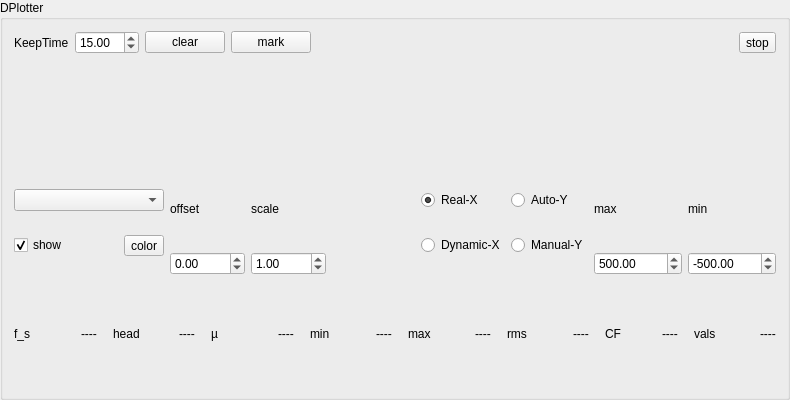
<?xml version="1.0" encoding="UTF-8"?>
<ui version="4.0">
 <class>GroupBox_DPlotter</class>
 <widget class="QGroupBox" name="GroupBox_DPlotter">
  <property name="geometry">
   <rect>
    <x>0</x>
    <y>0</y>
    <width>790</width>
    <height>400</height>
   </rect>
  </property>
  <property name="minimumSize">
   <size>
    <width>790</width>
    <height>400</height>
   </size>
  </property>
  <property name="windowTitle">
   <string>GroupBox</string>
  </property>
  <property name="title">
   <string>DPlotter</string>
  </property>
  <layout class="QHBoxLayout" name="horizontalLayout_2">
   <item>
    <layout class="QGridLayout" name="gridLayout">
     <item row="3" column="0">
      <layout class="QVBoxLayout" name="verticalLayout_7">
       <item>
        <layout class="QHBoxLayout" name="horizontalLayout_13">
         <item>
          <layout class="QVBoxLayout" name="verticalLayout_10">
           <item>
            <widget class="QComboBox" name="comboBox_curveNames">
             <property name="minimumSize">
              <size>
               <width>150</width>
               <height>0</height>
              </size>
             </property>
            </widget>
           </item>
           <item>
            <layout class="QHBoxLayout" name="horizontalLayout_16">
             <item>
              <widget class="QCheckBox" name="checkBox_showCurve">
               <property name="text">
                <string>show</string>
               </property>
               <property name="checked">
                <bool>true</bool>
               </property>
              </widget>
             </item>
             <item>
              <widget class="QToolButton" name="toolButton_selectColor">
               <property name="text">
                <string>color</string>
               </property>
              </widget>
             </item>
            </layout>
           </item>
          </layout>
         </item>
         <item>
          <layout class="QHBoxLayout" name="horizontalLayout_10">
           <item>
            <layout class="QVBoxLayout" name="verticalLayout_2">
             <item>
              <widget class="QLabel" name="label_3">
               <property name="text">
                <string>offset</string>
               </property>
              </widget>
             </item>
             <item>
              <widget class="QDoubleSpinBox" name="doubleSpinBox_curveOffset">
               <property name="minimum">
                <double>-9999.000000000000000</double>
               </property>
               <property name="maximum">
                <double>9999.000000000000000</double>
               </property>
              </widget>
             </item>
            </layout>
           </item>
           <item>
            <layout class="QVBoxLayout" name="verticalLayout_3">
             <item>
              <widget class="QLabel" name="label_4">
               <property name="text">
                <string>scale</string>
               </property>
              </widget>
             </item>
             <item>
              <widget class="QDoubleSpinBox" name="doubleSpinBox_curveScale">
               <property name="minimum">
                <double>-9999.000000000000000</double>
               </property>
               <property name="maximum">
                <double>9999.000000000000000</double>
               </property>
               <property name="value">
                <double>1.000000000000000</double>
               </property>
              </widget>
             </item>
            </layout>
           </item>
          </layout>
         </item>
         <item>
          <spacer name="horizontalSpacer_11">
           <property name="orientation">
            <enum>Qt::Horizontal</enum>
           </property>
           <property name="sizeHint" stdset="0">
            <size>
             <width>10</width>
             <height>20</height>
            </size>
           </property>
          </spacer>
         </item>
         <item>
          <layout class="QHBoxLayout" name="horizontalLayout_12">
           <item>
            <layout class="QVBoxLayout" name="verticalLayout_9">
             <item>
              <widget class="QRadioButton" name="radioButton_realPlotXScale">
               <property name="text">
                <string>Real-X</string>
               </property>
               <property name="checked">
                <bool>true</bool>
               </property>
              </widget>
             </item>
             <item>
              <widget class="QRadioButton" name="radioButton_dynPlotXScale">
               <property name="text">
                <string>Dynamic-X</string>
               </property>
              </widget>
             </item>
            </layout>
           </item>
           <item>
            <layout class="QVBoxLayout" name="verticalLayout_6">
             <item>
              <widget class="QRadioButton" name="radioButton_autoPlotYScale">
               <property name="text">
                <string>Auto-Y</string>
               </property>
               <property name="checked">
                <bool>false</bool>
               </property>
              </widget>
             </item>
             <item>
              <widget class="QRadioButton" name="radioButton_manualPlotYScale">
               <property name="text">
                <string>Manual-Y</string>
               </property>
              </widget>
             </item>
            </layout>
           </item>
           <item>
            <layout class="QVBoxLayout" name="verticalLayout_5">
             <item>
              <widget class="QLabel" name="label_7">
               <property name="text">
                <string>max</string>
               </property>
              </widget>
             </item>
             <item>
              <widget class="QDoubleSpinBox" name="doubleSpinBox_maxPlotScale">
               <property name="minimum">
                <double>-1000000.000000000000000</double>
               </property>
               <property name="maximum">
                <double>1000000.000000000000000</double>
               </property>
               <property name="value">
                <double>500.000000000000000</double>
               </property>
              </widget>
             </item>
            </layout>
           </item>
           <item>
            <layout class="QVBoxLayout" name="verticalLayout_4">
             <item>
              <widget class="QLabel" name="label_6">
               <property name="text">
                <string>min</string>
               </property>
              </widget>
             </item>
             <item>
              <widget class="QDoubleSpinBox" name="doubleSpinBox_minPlotScale">
               <property name="minimum">
                <double>-1000000.000000000000000</double>
               </property>
               <property name="maximum">
                <double>1000000.000000000000000</double>
               </property>
               <property name="value">
                <double>-500.000000000000000</double>
               </property>
              </widget>
             </item>
            </layout>
           </item>
          </layout>
         </item>
        </layout>
       </item>
      </layout>
     </item>
     <item row="4" column="0">
      <layout class="QHBoxLayout" name="horizontalLayout_15">
       <item>
        <layout class="QHBoxLayout" name="horizontalLayout_9">
         <item>
          <widget class="QLabel" name="label_12">
           <property name="text">
            <string>f_s</string>
           </property>
          </widget>
         </item>
         <item>
          <spacer name="horizontalSpacer_9">
           <property name="orientation">
            <enum>Qt::Horizontal</enum>
           </property>
           <property name="sizeHint" stdset="0">
            <size>
             <width>0</width>
             <height>20</height>
            </size>
           </property>
          </spacer>
         </item>
         <item>
          <widget class="QLabel" name="label_fsample">
           <property name="text">
            <string>----</string>
           </property>
          </widget>
         </item>
        </layout>
       </item>
       <item>
        <spacer name="horizontalSpacer_2">
         <property name="orientation">
          <enum>Qt::Horizontal</enum>
         </property>
         <property name="sizeType">
          <enum>QSizePolicy::Fixed</enum>
         </property>
         <property name="sizeHint" stdset="0">
          <size>
           <width>10</width>
           <height>20</height>
          </size>
         </property>
        </spacer>
       </item>
       <item>
        <layout class="QHBoxLayout" name="horizontalLayout_7">
         <item>
          <widget class="QLabel" name="label_13">
           <property name="text">
            <string>head</string>
           </property>
          </widget>
         </item>
         <item>
          <spacer name="horizontalSpacer_7">
           <property name="orientation">
            <enum>Qt::Horizontal</enum>
           </property>
           <property name="sizeHint" stdset="0">
            <size>
             <width>0</width>
             <height>20</height>
            </size>
           </property>
          </spacer>
         </item>
         <item>
          <widget class="QLabel" name="label_head">
           <property name="minimumSize">
            <size>
             <width>0</width>
             <height>0</height>
            </size>
           </property>
           <property name="text">
            <string>----</string>
           </property>
          </widget>
         </item>
        </layout>
       </item>
       <item>
        <spacer name="horizontalSpacer_12">
         <property name="orientation">
          <enum>Qt::Horizontal</enum>
         </property>
         <property name="sizeType">
          <enum>QSizePolicy::Fixed</enum>
         </property>
         <property name="sizeHint" stdset="0">
          <size>
           <width>10</width>
           <height>20</height>
          </size>
         </property>
        </spacer>
       </item>
       <item>
        <layout class="QHBoxLayout" name="horizontalLayout_6">
         <item>
          <widget class="QLabel" name="label_5">
           <property name="text">
            <string>µ</string>
           </property>
          </widget>
         </item>
         <item>
          <spacer name="horizontalSpacer_6">
           <property name="orientation">
            <enum>Qt::Horizontal</enum>
           </property>
           <property name="sizeHint" stdset="0">
            <size>
             <width>0</width>
             <height>20</height>
            </size>
           </property>
          </spacer>
         </item>
         <item>
          <widget class="QLabel" name="label_mean">
           <property name="text">
            <string>----</string>
           </property>
          </widget>
         </item>
        </layout>
       </item>
       <item>
        <spacer name="horizontalSpacer_13">
         <property name="orientation">
          <enum>Qt::Horizontal</enum>
         </property>
         <property name="sizeType">
          <enum>QSizePolicy::Fixed</enum>
         </property>
         <property name="sizeHint" stdset="0">
          <size>
           <width>10</width>
           <height>20</height>
          </size>
         </property>
        </spacer>
       </item>
       <item>
        <layout class="QHBoxLayout" name="horizontalLayout_4">
         <item>
          <widget class="QLabel" name="label_8">
           <property name="text">
            <string>min</string>
           </property>
          </widget>
         </item>
         <item>
          <spacer name="horizontalSpacer_4">
           <property name="orientation">
            <enum>Qt::Horizontal</enum>
           </property>
           <property name="sizeHint" stdset="0">
            <size>
             <width>0</width>
             <height>20</height>
            </size>
           </property>
          </spacer>
         </item>
         <item>
          <widget class="QLabel" name="label_min">
           <property name="text">
            <string>----</string>
           </property>
          </widget>
         </item>
        </layout>
       </item>
       <item>
        <spacer name="horizontalSpacer_14">
         <property name="orientation">
          <enum>Qt::Horizontal</enum>
         </property>
         <property name="sizeType">
          <enum>QSizePolicy::Fixed</enum>
         </property>
         <property name="sizeHint" stdset="0">
          <size>
           <width>10</width>
           <height>20</height>
          </size>
         </property>
        </spacer>
       </item>
       <item>
        <layout class="QHBoxLayout" name="horizontalLayout_3">
         <item>
          <widget class="QLabel" name="label_10">
           <property name="text">
            <string>max</string>
           </property>
          </widget>
         </item>
         <item>
          <spacer name="horizontalSpacer_3">
           <property name="orientation">
            <enum>Qt::Horizontal</enum>
           </property>
           <property name="sizeHint" stdset="0">
            <size>
             <width>0</width>
             <height>20</height>
            </size>
           </property>
          </spacer>
         </item>
         <item>
          <widget class="QLabel" name="label_max">
           <property name="text">
            <string>----</string>
           </property>
          </widget>
         </item>
        </layout>
       </item>
       <item>
        <spacer name="horizontalSpacer_15">
         <property name="orientation">
          <enum>Qt::Horizontal</enum>
         </property>
         <property name="sizeType">
          <enum>QSizePolicy::Fixed</enum>
         </property>
         <property name="sizeHint" stdset="0">
          <size>
           <width>10</width>
           <height>20</height>
          </size>
         </property>
        </spacer>
       </item>
       <item>
        <layout class="QHBoxLayout" name="horizontalLayout_5">
         <item>
          <widget class="QLabel" name="label_14">
           <property name="text">
            <string>rms</string>
           </property>
          </widget>
         </item>
         <item>
          <spacer name="horizontalSpacer_5">
           <property name="orientation">
            <enum>Qt::Horizontal</enum>
           </property>
           <property name="sizeHint" stdset="0">
            <size>
             <width>0</width>
             <height>20</height>
            </size>
           </property>
          </spacer>
         </item>
         <item>
          <widget class="QLabel" name="label_rms">
           <property name="text">
            <string>----</string>
           </property>
          </widget>
         </item>
        </layout>
       </item>
       <item>
        <layout class="QHBoxLayout" name="horizontalLayout">
         <item>
          <spacer name="horizontalSpacer_16">
           <property name="orientation">
            <enum>Qt::Horizontal</enum>
           </property>
           <property name="sizeType">
            <enum>QSizePolicy::Fixed</enum>
           </property>
           <property name="sizeHint" stdset="0">
            <size>
             <width>10</width>
             <height>20</height>
            </size>
           </property>
          </spacer>
         </item>
         <item>
          <widget class="QLabel" name="label_15">
           <property name="text">
            <string>CF</string>
           </property>
          </widget>
         </item>
         <item>
          <spacer name="horizontalSpacer">
           <property name="orientation">
            <enum>Qt::Horizontal</enum>
           </property>
           <property name="sizeHint" stdset="0">
            <size>
             <width>0</width>
             <height>20</height>
            </size>
           </property>
          </spacer>
         </item>
         <item>
          <widget class="QLabel" name="label_CF">
           <property name="text">
            <string>----</string>
           </property>
          </widget>
         </item>
        </layout>
       </item>
       <item>
        <spacer name="horizontalSpacer_17">
         <property name="orientation">
          <enum>Qt::Horizontal</enum>
         </property>
         <property name="sizeType">
          <enum>QSizePolicy::Fixed</enum>
         </property>
         <property name="sizeHint" stdset="0">
          <size>
           <width>10</width>
           <height>20</height>
          </size>
         </property>
        </spacer>
       </item>
       <item>
        <layout class="QHBoxLayout" name="horizontalLayout_8">
         <item>
          <widget class="QLabel" name="label_9">
           <property name="text">
            <string>vals</string>
           </property>
          </widget>
         </item>
         <item>
          <spacer name="horizontalSpacer_8">
           <property name="orientation">
            <enum>Qt::Horizontal</enum>
           </property>
           <property name="sizeHint" stdset="0">
            <size>
             <width>0</width>
             <height>20</height>
            </size>
           </property>
          </spacer>
         </item>
         <item>
          <widget class="QLabel" name="label_points">
           <property name="text">
            <string>----</string>
           </property>
          </widget>
         </item>
        </layout>
       </item>
      </layout>
     </item>
     <item row="0" column="0">
      <layout class="QHBoxLayout" name="horizontalLayout_11">
       <item>
        <widget class="QLabel" name="label_2">
         <property name="text">
          <string>KeepTime</string>
         </property>
        </widget>
       </item>
       <item>
        <widget class="QDoubleSpinBox" name="doubleSpinBox_keepSeconds">
         <property name="minimum">
          <double>0.010000000000000</double>
         </property>
         <property name="maximum">
          <double>600.000000000000000</double>
         </property>
         <property name="singleStep">
          <double>1.000000000000000</double>
         </property>
         <property name="value">
          <double>15.000000000000000</double>
         </property>
        </widget>
       </item>
       <item>
        <widget class="QPushButton" name="pushButton_clearPlot">
         <property name="text">
          <string>clear</string>
         </property>
        </widget>
       </item>
       <item>
        <widget class="QPushButton" name="pushButton_mark">
         <property name="text">
          <string>mark</string>
         </property>
        </widget>
       </item>
       <item>
        <spacer name="horizontalSpacer_10">
         <property name="orientation">
          <enum>Qt::Horizontal</enum>
         </property>
         <property name="sizeHint" stdset="0">
          <size>
           <width>40</width>
           <height>20</height>
          </size>
         </property>
        </spacer>
       </item>
       <item>
        <widget class="QToolButton" name="toolButton_runStop">
         <property name="text">
          <string>stop</string>
         </property>
        </widget>
       </item>
      </layout>
     </item>
     <item row="2" column="0">
      <layout class="QHBoxLayout" name="horizontalLayout_14">
       <item>
        <widget class="QwtPlot" name="qwtPlot">
         <property name="minimumSize">
          <size>
           <width>0</width>
           <height>0</height>
          </size>
         </property>
        </widget>
       </item>
      </layout>
     </item>
    </layout>
   </item>
  </layout>
 </widget>
 <customwidgets>
  <customwidget>
   <class>QwtPlot</class>
   <extends>QFrame</extends>
   <header>qwt_plot.h</header>
  </customwidget>
 </customwidgets>
 <resources/>
 <connections/>
</ui>
